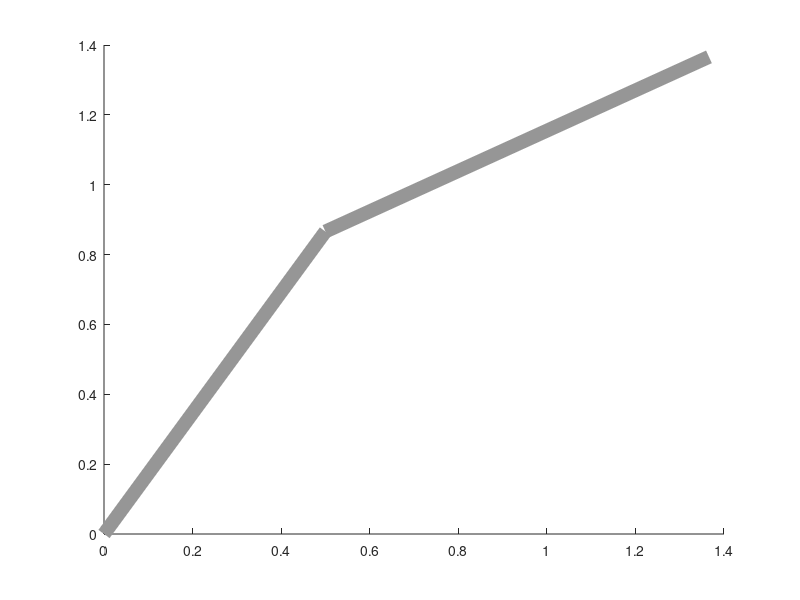

This figure's MATLAB source: (Note: this script raises an error after producing the figure.)
%% plot the experimental platform 
ROBOT = '2d2linkBot';
theta1 = pi/3;
theta2 = pi/6;
ys_ori = [theta1; theta2];

% forward kinematics 
xpos = cos(theta1) + cos(theta2);
ypos = sin(theta1) + sin(theta2);

point0 = [0;0];
point1 = [cos(theta1);sin(theta1)];
point2 = [xpos;ypos];

link1 = [point0 point1];
link2 = [point1 point2];

%% plot 

color1 = 1.5*[100,100,100]/255;
color2 = [150, 111, 51]/255;
r = 0.04;
figure 
hold on 

plot(link1(1,:),link1(2,:),'-','lineWidth',10,'color',color1);
plot(link2(1,:),link2(2,:),'-','lineWidth',10,'color',color1);
circle(point0(1),point0(2),r)
circle(point1(1),point1(2),r)
% circle(point2(1),point2(2),r)

% plot the plane 
bias = 2.8;
plane1 = [0, bias]';
plane2 = [bias, 0]';
plane = [plane1 plane2];
plot(plane(1,:),plane(2,:),'-','lineWidth',7,'color',color2);

axis equal

function h = circle(x,y,r)
    hold on
    color = [0,0,0]/255;
    th = 0:pi/50:2*pi;
    xunit = r * cos(th) + x;
    yunit = r * sin(th) + y;
    h = plot(xunit, yunit,'lineWidth',3,'color',color);
    hold on
end